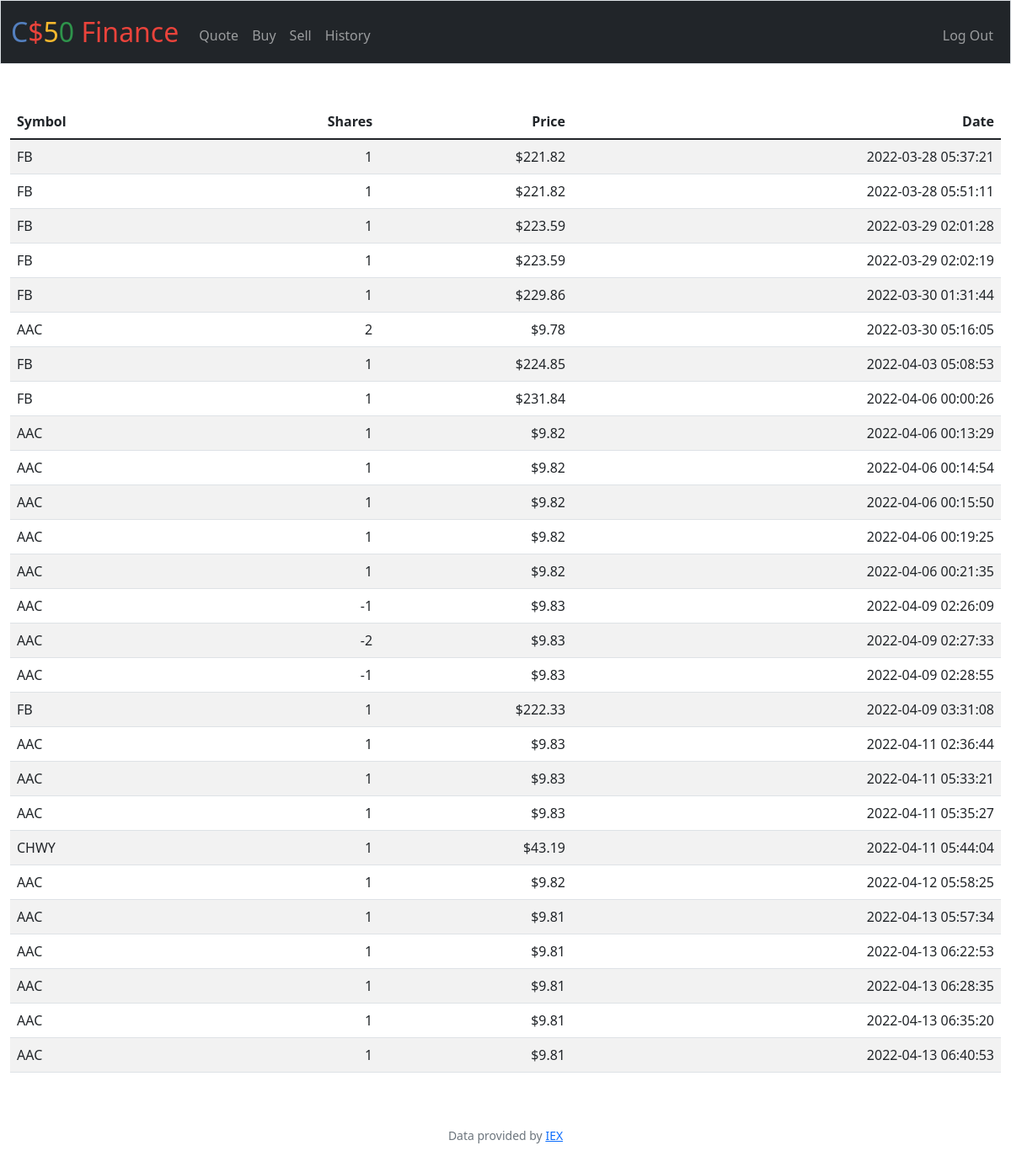
Screenshot of /history (signed in) with the database file from the repository.
### tables this page shows
CREATE TABLE transactions (
 	trans_id INTEGER PRIMARY KEY AUTOINCREMENT NOT NULL, 
 	id INTEGER, 
 	stock_symbol varchar NOT NULL, 
 	share_price float NOT NULL, 
 	share_amount int NOT NULL, 
 	date_time DATETIME NOT NULL,
 	FOREIGN KEY (id) REFERENCES users(id)
    );

### app.py (the view)
@app.route("/history")
@login_required
def history():
    stocks = db.execute(
        "SELECT stock_symbol, share_amount, share_price, date_time FROM transactions WHERE id=? ORDER BY date_time", session["user_id"])
    return render_template("history.html", stocks=stocks)

### app.py (called while the page is built)
@app.after_request
def after_request(response):
    response.headers["Cache-Control"] = "no-cache, no-store, must-revalidate"
    response.headers["Expires"] = 0
    response.headers["Pragma"] = "no-cache"
    return response

### helpers.py (called while the page is built)
def login_required(f):
    @wraps(f)
    def decorated_function(*args, **kwargs):
        if session.get("user_id") is None:
            return redirect("/login")
        return f(*args, **kwargs)
    return decorated_function

def usd(value):
    return f"${value:,.2f}"

### templates/history.html (shortened to what this page needs)
{% extends "layout.html" %}
{% block main %}
    <table class="table table-striped">
        <thead>
            <tr>
                <th class="text-start">Symbol</th>
                <th class="text-end">Shares</th>
                <th class="text-end">Price</th>
                <th class="text-end">Date</th>
            </tr>
        </thead>
        <tbody>
            {% for i in stocks %}
            <tr>
                <td class="text-start">{{ i["stock_symbol"] }}</td>
                <td class="text-end">{{ i["share_amount"] }}</td>
                <td class="text-end">{{ i["share_price"] | usd }}</td>
                <td class="text-end">{{ i["date_time"] }}</td>
            </tr>
            {% endfor %}
        </tbody>
    </table>
{% endblock %}

### templates/layout.html (shortened to what this page needs)
<!DOCTYPE html>
<html lang="en">
    <head>
        <link href="https://cdn.jsdelivr.net/npm/bootstrap@5.1.3/dist/css/bootstrap.min.css" rel="stylesheet">
        <link href="/static/styles.css" rel="stylesheet">
    </head>
    <body>
        <nav class="bg-dark border navbar navbar-expand-md navbar-dark">
            <div class="container-fluid">
                <a class="navbar-brand" href="/"><span class="blue">C</span><span class="red">$</span><span class="yellow">5</span><span class="green">0</span> <span class="red">Finance</span></a>
                <div class="collapse navbar-collapse" id="navbar">
                    {% if session["user_id"] %}
                        <ul class="navbar-nav me-auto mt-2">
                            <li class="nav-item"><a class="nav-link" href="/quote">Quote</a></li>
                            <li class="nav-item"><a class="nav-link" href="/buy">Buy</a></li>
                            <li class="nav-item"><a class="nav-link" href="/sell">Sell</a></li>
                            <li class="nav-item"><a class="nav-link" href="/history">History</a></li>
                        </ul>
                        <ul class="navbar-nav ms-auto mt-2">
                            <li class="nav-item"><a class="nav-link" href="/logout">Log Out</a></li>
                        </ul>
                    {% else %}
                        <ul class="navbar-nav ms-auto mt-2">
                            <li class="nav-item"><a class="nav-link" href="/register">Register</a></li>
                            <li class="nav-item"><a class="nav-link" href="/login">Log In</a></li>
                        </ul>
                    {% endif %}
                </div>
            </div>
        </nav>
        <main class="container-fluid py-5 text-center">
            {% block main %}{% endblock %}
        </main>
        <footer class="mb-5 small text-center text-muted">
            Data provided by <a href="https://iexcloud.io/">IEX</a>
        </footer>
    </body>
</html>

### static/styles.css (style rules this page uses)
nav .navbar-brand { font-size: xx-large; }
nav .navbar-brand .blue { color: #537fbe; }
nav .navbar-brand .red { color: #ea433b; }
nav .navbar-brand .yellow { color: #f5b82e; }
nav .navbar-brand .green { color: #2e944b; }

### rows the page displays
transactions: stock_symbol "FB", share_amount "1", share_price "$221.82", date_time "2022-03-28 05:37:21"
transactions: stock_symbol "FB", share_amount "1", share_price "$221.82", date_time "2022-03-28 05:51:11"
transactions: stock_symbol "FB", share_amount "1", share_price "$223.59", date_time "2022-03-29 02:01:28"
transactions: stock_symbol "FB", share_amount "1", share_price "$223.59", date_time "2022-03-29 02:02:19"
transactions: stock_symbol "FB", share_amount "1", share_price "$229.86", date_time "2022-03-30 01:31:44"
transactions: stock_symbol "AAC", share_amount "2", share_price "$9.78", date_time "2022-03-30 05:16:05"
transactions: stock_symbol "FB", share_amount "1", share_price "$224.85", date_time "2022-04-03 05:08:53"
transactions: stock_symbol "FB", share_amount "1", share_price "$231.84", date_time "2022-04-06 00:00:26"
transactions: stock_symbol "AAC", share_amount "1", share_price "$9.82", date_time "2022-04-06 00:13:29"
transactions: stock_symbol "AAC", share_amount "1", share_price "$9.82", date_time "2022-04-06 00:14:54"
transactions: stock_symbol "AAC", share_amount "1", share_price "$9.82", date_time "2022-04-06 00:15:50"
transactions: stock_symbol "AAC", share_amount "1", share_price "$9.82", date_time "2022-04-06 00:19:25"
transactions: stock_symbol "AAC", share_amount "1", share_price "$9.82", date_time "2022-04-06 00:21:35"
transactions: stock_symbol "AAC", share_amount "-1", share_price "$9.83", date_time "2022-04-09 02:26:09"
transactions: stock_symbol "AAC", share_amount "-2", share_price "$9.83", date_time "2022-04-09 02:27:33"
transactions: stock_symbol "AAC", share_amount "-1", share_price "$9.83", date_time "2022-04-09 02:28:55"
transactions: stock_symbol "FB", share_amount "1", share_price "$222.33", date_time "2022-04-09 03:31:08"
transactions: stock_symbol "AAC", share_amount "1", share_price "$9.83", date_time "2022-04-11 02:36:44"
transactions: stock_symbol "AAC", share_amount "1", share_price "$9.83", date_time "2022-04-11 05:33:21"
transactions: stock_symbol "AAC", share_amount "1", share_price "$9.83", date_time "2022-04-11 05:35:27"
transactions: stock_symbol "CHWY", share_amount "1", share_price "$43.19", date_time "2022-04-11 05:44:04"
transactions: stock_symbol "AAC", share_amount "1", share_price "$9.82", date_time "2022-04-12 05:58:25"
transactions: stock_symbol "AAC", share_amount "1", share_price "$9.81", date_time "2022-04-13 05:57:34"
transactions: stock_symbol "AAC", share_amount "1", share_price "$9.81", date_time "2022-04-13 06:22:53"
transactions: stock_symbol "AAC", share_amount "1", share_price "$9.81", date_time "2022-04-13 06:28:35"
transactions: stock_symbol "AAC", share_amount "1", share_price "$9.81", date_time "2022-04-13 06:35:20"
transactions: stock_symbol "AAC", share_amount "1", share_price "$9.81", date_time "2022-04-13 06:40:53"
